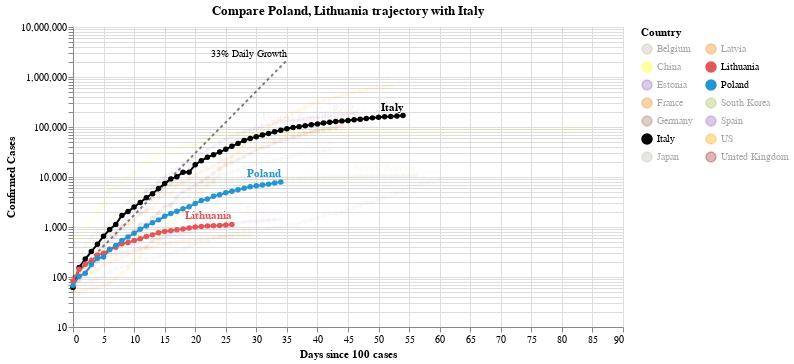

The code cell stored with this chart in its notebook:
### Code cell
#hide_input
chart2 = make_since_chart(['Poland', 'Lithuania'])
chart2

### Figure 1 — Vega-Lite specification as saved in the notebook (floating-point values rounded to 4 significant figures; data arrays with more than 128 entries replaced by an {"elided": "..."} marker saying what was removed)
{"config": {"view": {"continuousWidth": 400, "continuousHeight": 300}}, "layer": [{"mark": {"type": "line", "color": "black", "opacity": 0.5, "strokeDash": [3, 3]}, "encoding": {"x": {"type": "quantitative", "field": "Days since 100 cases"}, "y": {"type": "quantitative", "field": "Confirmed Cases"}}}, {"mark": {"type": "text", "align": "right", "dy": -6, "fontSize": 10, "text": "33% Daily Growth"}, "encoding": {"x": {"type": "quantitative", "field": "Days since 100 cases"}, "y": {"type": "quantitative", "field": "Confirmed Cases"}}, "transform": [{"filter": "(datum['Days since 100 cases'] >= 35)"}]}, {"data": {"name": "data-85e415b6bcc398bff5412e569879ef34"}, "mark": {"type": "line", "point": true}, "encoding": {"color": {"type": "nominal", "field": "Country", "legend": {"columns": 2}, "scale": {"domain": ["Belgium", "China", "Estonia", "France", "Germany", "Italy", "Japan", "Latvia", "Lithuania", "Poland", "South Korea", "Spain", "US", "United Kingdom"], "range": ["#C1B7AD", "yellow", "#9467bd", "#F58518", "#9D755D", "black", "#C1B7AD", "#F58518", "#E45756", "#2495D3", "#A1BA59", "#9467bd", "orange", "brown"]}}, "opacity": {"condition": {"value": 1, "selection": "selector004"}, "value": 0.05}, "tooltip": [{"type": "nominal", "field": "Country"}, {"type": "temporal", "field": "Date"}, {"type": "quantitative", "field": "Confirmed Cases"}, {"type": "quantitative", "field": "Days since 100 cases"}], "x": {"type": "quantitative", "field": "Days since 100 cases"}, "y": {"type": "quantitative", "field": "Confirmed Cases", "scale": {"type": "log"}}}, "selection": {"selector004": {"type": "multi", "fields": ["Country"], "bind": "legend", "init": [{"Country": "Poland"}, {"Country": "Lithuania"}, {"Country": "Italy"}]}}, "width": 550}, {"data": {"name": "data-85e415b6bcc398bff5412e569879ef34"}, "mark": {"type": "text", "align": "right", "dy": -8, "fontWeight": "bold"}, "encoding": {"color": {"type": "nominal", "field": "Country", "legend": {"columns": 2}, "scale": {"domain": ["Belgium", "China", "Estonia", "France", "Germany", "Italy", "Japan", "Latvia", "Lithuania", "Poland", "South Korea", "Spain", "US", "United Kingdom"], "range": ["#C1B7AD", "yellow", "#9467bd", "#F58518", "#9D755D", "black", "#C1B7AD", "#F58518", "#E45756", "#2495D3", "#A1BA59", "#9467bd", "orange", "brown"]}}, "opacity": {"condition": {"value": 1, "selection": "selector004"}, "value": 0.05}, "text": {"type": "nominal", "field": "Country"}, "tooltip": [{"type": "nominal", "field": "Country"}, {"type": "temporal", "field": "Date"}, {"type": "quantitative", "field": "Confirmed Cases"}, {"type": "quantitative", "field": "Days since 100 cases"}], "x": {"type": "quantitative", "field": "Days since 100 cases"}, "y": {"type": "quantitative", "field": "Confirmed Cases", "scale": {"type": "log"}}}, "transform": [{"filter": "(datum['Date'] >= 1586995200000)"}], "width": 550}], "data": {"name": "data-c1a3bbf4dd040f2e7e8e7a69520e3c2a"}, "title": "Compare Poland, Lithuania trajectory with Italy", "$schema": "https://vega.github.io/schema/vega-lite/v4.0.2.json", "datasets": {"data-c1a3bbf4dd040f2e7e8e7a69520e3c2a": [{"Days since 100 cases": 0, "Confirmed Cases": 100.0}, {"Days since 100 cases": 1, "Confirmed Cases": 133.0}, {"Days since 100 cases": 2, "Confirmed Cases": 176.9}, {"Days since 100 cases": 3, "Confirmed Cases": 235.3}, {"Days since 100 cases": 4, "Confirmed Cases": 312.9}, {"Days since 100 cases": 5, "Confirmed Cases": 416.2}, {"Days since 100 cases": 6, "Confirmed Cases": 553.5}, {"Days since 100 cases": 7, "Confirmed Cases": 736.1}, {"Days since 100 cases": 8, "Confirmed Cases": 979.1}, {"Days since 100 cases": 9, "Confirmed Cases": 1302.0}, {"Days since 100 cases": 10, "Confirmed Cases": 1732.0}, {"Days since 100 cases": 11, "Confirmed Cases": 2303.0}, {"Days since 100 cases": 12, "Confirmed Cases": 3064.0}, {"Days since 100 cases": 13, "Confirmed Cases": 4074.0}, {"Days since 100 cases": 14, "Confirmed Cases": 5419.0}, {"Days since 100 cases": 15, "Confirmed Cases": 7207.0}, {"Days since 100 cases": 16, "Confirmed Cases": 9586.0}, {"Days since 100 cases": 17, "Confirmed Cases": 12750.0}, {"Days since 100 cases": 18, "Confirmed Cases": 16960.0}, {"Days since 100 cases": 19, "Confirmed Cases": 22550.0}, {"Days since 100 cases": 20, "Confirmed Cases": 29990.0}, {"Days since 100 cases": 21, "Confirmed Cases": 39890.0}, {"Days since 100 cases": 22, "Confirmed Cases": 53060.0}, {"Days since 100 cases": 23, "Confirmed Cases": 70560.0}, {"Days since 100 cases": 24, "Confirmed Cases": 93850.0}, {"Days since 100 cases": 25, "Confirmed Cases": 124800.0}, {"Days since 100 cases": 26, "Confirmed Cases": 166000.0}, {"Days since 100 cases": 27, "Confirmed Cases": 220800.0}, {"Days since 100 cases": 28, "Confirmed Cases": 293700.0}, {"Days since 100 cases": 29, "Confirmed Cases": 390600.0}, {"Days since 100 cases": 30, "Confirmed Cases": 519500.0}, {"Days since 100 cases": 31, "Confirmed Cases": 690900.0}, {"Days since 100 cases": 32, "Confirmed Cases": 918900.0}, {"Days since 100 cases": 33, "Confirmed Cases": 1222000.0}, {"Days since 100 cases": 34, "Confirmed Cases": 1625000.0}, {"Days since 100 cases": 35, "Confirmed Cases": 2162000.0}], "data-85e415b6bcc398bff5412e569879ef34": {"elided": "671 records"}}}
